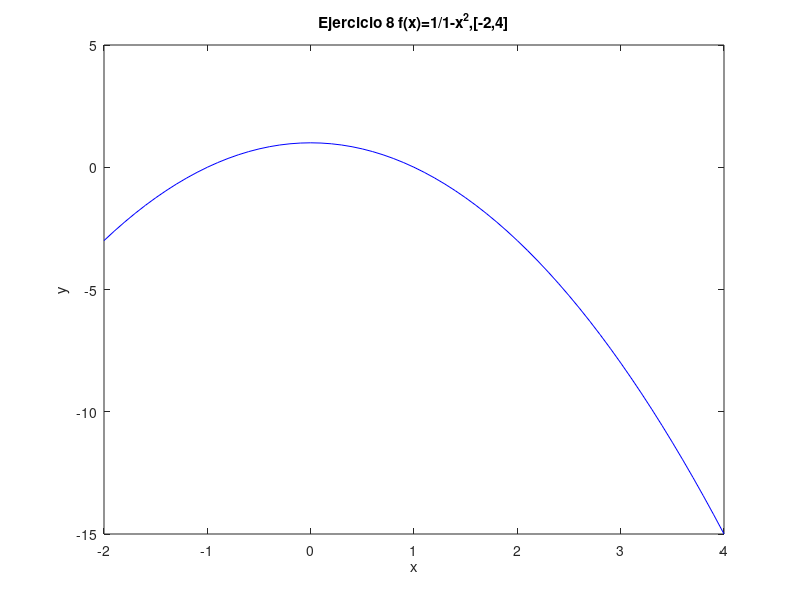

Reproduce this figure in MATLAB.
% Octave Script
% Title			:1.5 Teorema de Existencia
% Description		:Script para graficar el ejericio 7 de la actividad 1.5
% Author		:Luis Gerardo Cardozo Carranza (Gerard_CRS) luiscardozo161002@gmail.com
% Date			:20210504
% sion		        :1
% Usage			:octave> /path/Teorema_de_Existencia_Actividad_1.5_Luis Gerardo Cardozo Carranza_3202
% Notes			:Requiere aplicacion octave usar en consola preferentemente.

%Actividad_Ejercicio 8 f(x)=1/1-x^2,[-2,4]
% Si se graficá su comportamiento es exponencial
%Limpiar variables.
clear 
%Dominio de la funcion.
x=-2:0.1:4;
%Valor de la funcion.
y=(1./1-(x.^2));
%Genera la grafica 
plot(x,y,'b');
%Asigna un nombre a la grafica 
title("Ejercicio 8 f(x)=1/1-x^2,[-2,4]");
%Etiqueta para x
xlabel("x");
%Etiqueta para y
ylabel("y");
